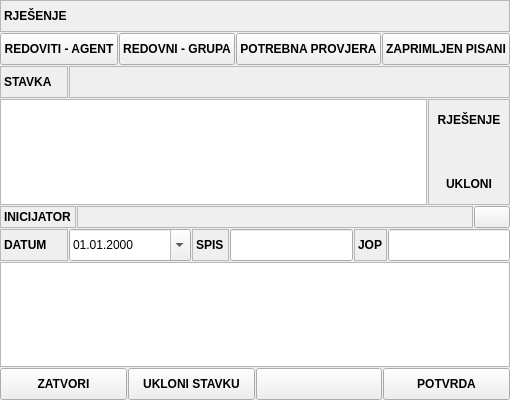
       <widget class="QFrame" name="frame_6">
        <property name="frameShape">
         <enum>QFrame::NoFrame</enum>
        </property>
        <property name="frameShadow">
         <enum>QFrame::Raised</enum>
        </property>
        <layout class="QVBoxLayout" name="verticalLayout_5">
         <property name="spacing">
          <number>1</number>
         </property>
         <property name="leftMargin">
          <number>0</number>
         </property>
         <property name="topMargin">
          <number>0</number>
         </property>
         <property name="rightMargin">
          <number>0</number>
         </property>
         <property name="bottomMargin">
          <number>0</number>
         </property>
         <item>
          <widget class="QFrame" name="frame_35">
           <property name="frameShape">
            <enum>QFrame::NoFrame</enum>
           </property>
           <property name="frameShadow">
            <enum>QFrame::Raised</enum>
           </property>
           <layout class="QHBoxLayout" name="horizontalLayout_30">
            <property name="spacing">
             <number>0</number>
            </property>
            <property name="leftMargin">
             <number>0</number>
            </property>
            <property name="topMargin">
             <number>0</number>
            </property>
            <property name="rightMargin">
             <number>0</number>
            </property>
            <property name="bottomMargin">
             <number>0</number>
            </property>
            <item>
             <widget class="QLabel" name="lblRjesenjeTitle">
              <property name="sizePolicy">
               <sizepolicy hsizetype="Preferred" vsizetype="Preferred">
                <horstretch>0</horstretch>
                <verstretch>0</verstretch>
               </sizepolicy>
              </property>
              <property name="minimumSize">
               <size>
                <width>125</width>
                <height>32</height>
               </size>
              </property>
              <property name="font">
               <font>
                <weight>75</weight>
                <bold>true</bold>
               </font>
              </property>
              <property name="toolTip">
               <string>Poziv Na Broj</string>
              </property>
              <property name="frameShape">
               <enum>QFrame::StyledPanel</enum>
              </property>
              <property name="text">
               <string>RJEŠENJE</string>
              </property>
             </widget>
            </item>
           </layout>
          </widget>
         </item>
         <item>
          <widget class="QFrame" name="frame_31">
           <property name="frameShape">
            <enum>QFrame::NoFrame</enum>
           </property>
           <property name="frameShadow">
            <enum>QFrame::Raised</enum>
           </property>
           <layout class="QHBoxLayout" name="horizontalLayout_21">
            <property name="spacing">
             <number>1</number>
            </property>
            <property name="leftMargin">
             <number>0</number>
            </property>
            <property name="topMargin">
             <number>0</number>
            </property>
            <property name="rightMargin">
             <number>0</number>
            </property>
            <property name="bottomMargin">
             <number>0</number>
            </property>
            <item>
             <widget class="QPushButton" name="btnRedovitiAgent">
              <property name="minimumSize">
               <size>
                <width>0</width>
                <height>32</height>
               </size>
              </property>
              <property name="font">
               <font>
                <weight>75</weight>
                <bold>true</bold>
               </font>
              </property>
              <property name="cursor">
               <cursorShape>PointingHandCursor</cursorShape>
              </property>
              <property name="text">
               <string>REDOVITI - AGENT</string>
              </property>
              <property name="autoExclusive">
               <bool>true</bool>
              </property>
             </widget>
            </item>
            <item>
             <widget class="QPushButton" name="btnRedovniGrupa">
              <property name="minimumSize">
               <size>
                <width>0</width>
                <height>32</height>
               </size>
              </property>
              <property name="font">
               <font>
                <weight>75</weight>
                <bold>true</bold>
               </font>
              </property>
              <property name="cursor">
               <cursorShape>PointingHandCursor</cursorShape>
              </property>
              <property name="text">
               <string>REDOVNI - GRUPA</string>
              </property>
              <property name="autoExclusive">
               <bool>true</bool>
              </property>
             </widget>
            </item>
            <item>
             <widget class="QPushButton" name="pushButton_5">
              <property name="minimumSize">
               <size>
                <width>0</width>
                <height>32</height>
               </size>
              </property>
              <property name="font">
               <font>
                <weight>75</weight>
                <bold>true</bold>
               </font>
              </property>
              <property name="cursor">
               <cursorShape>PointingHandCursor</cursorShape>
              </property>
              <property name="text">
               <string>POTREBNA PROVJERA</string>
              </property>
              <property name="autoExclusive">
               <bool>true</bool>
              </property>
             </widget>
            </item>
            <item>
             <widget class="QPushButton" name="btnZaprimljenPisani">
              <property name="minimumSize">
               <size>
                <width>0</width>
                <height>32</height>
               </size>
              </property>
              <property name="font">
               <font>
                <weight>75</weight>
                <bold>true</bold>
               </font>
              </property>
              <property name="cursor">
               <cursorShape>PointingHandCursor</cursorShape>
              </property>
              <property name="text">
               <string>ZAPRIMLJEN PISANI</string>
              </property>
              <property name="autoExclusive">
               <bool>true</bool>
              </property>
             </widget>
            </item>
           </layout>
          </widget>
         </item>
         <item>
          <widget class="QFrame" name="frame_25">
           <property name="frameShape">
            <enum>QFrame::NoFrame</enum>
           </property>
           <property name="frameShadow">
            <enum>QFrame::Raised</enum>
           </property>
           <layout class="QHBoxLayout" name="horizontalLayout_22">
            <property name="spacing">
             <number>1</number>
            </property>
            <property name="leftMargin">
             <number>0</number>
            </property>
            <property name="topMargin">
             <number>0</number>
            </property>
            <property name="rightMargin">
             <number>0</number>
            </property>
            <property name="bottomMargin">
             <number>0</number>
            </property>
            <item>
             <widget class="QLabel" name="lblNetoTitle_4">
              <property name="sizePolicy">
               <sizepolicy hsizetype="Maximum" vsizetype="Preferred">
                <horstretch>0</horstretch>
                <verstretch>0</verstretch>
               </sizepolicy>
              </property>
              <property name="minimumSize">
               <size>
                <width>68</width>
                <height>32</height>
               </size>
              </property>
              <property name="font">
               <font>
                <weight>75</weight>
                <bold>true</bold>
               </font>
              </property>
              <property name="toolTip">
               <string>Poziv Na Broj</string>
              </property>
              <property name="frameShape">
               <enum>QFrame::StyledPanel</enum>
              </property>
              <property name="text">
               <string>STAVKA</string>
              </property>
             </widget>
            </item>
            <item>
             <widget class="QLabel" name="lblNeto_4">
              <property name="font">
               <font>
                <weight>75</weight>
                <bold>true</bold>
               </font>
              </property>
              <property name="frameShape">
               <enum>QFrame::StyledPanel</enum>
              </property>
              <property name="text">
               <string/>
              </property>
              <property name="alignment">
               <set>Qt::AlignCenter</set>
              </property>
             </widget>
            </item>
           </layout>
          </widget>
         </item>
         <item>
          <widget class="QFrame" name="frame_30">
           <property name="frameShape">
            <enum>QFrame::NoFrame</enum>
           </property>
           <property name="frameShadow">
            <enum>QFrame::Raised</enum>
           </property>
           <layout class="QHBoxLayout" name="horizontalLayout_26">
            <property name="spacing">
             <number>1</number>
            </property>
            <property name="leftMargin">
             <number>0</number>
            </property>
            <property name="topMargin">
             <number>0</number>
            </property>
            <property name="rightMargin">
             <number>0</number>
            </property>
            <property name="bottomMargin">
             <number>0</number>
            </property>
            <item>
             <widget class="QFrame" name="frame_32">
              <property name="frameShape">
               <enum>QFrame::NoFrame</enum>
              </property>
              <property name="frameShadow">
               <enum>QFrame::Raised</enum>
              </property>
              <layout class="QHBoxLayout" name="horizontalLayout_27">
               <property name="spacing">
                <number>0</number>
               </property>
               <property name="leftMargin">
                <number>0</number>
               </property>
               <property name="topMargin">
                <number>0</number>
               </property>
               <property name="rightMargin">
                <number>0</number>
               </property>
               <property name="bottomMargin">
                <number>0</number>
               </property>
               <item>
                <widget class="QTreeWidget" name="treeWidget">
                 <property name="sizePolicy">
                  <sizepolicy hsizetype="Preferred" vsizetype="Fixed">
                   <horstretch>0</horstretch>
                   <verstretch>0</verstretch>
                  </sizepolicy>
                 </property>
                 <property name="maximumSize">
                  <size>
                   <width>16777215</width>
                   <height>106</height>
                  </size>
                 </property>
                 <attribute name="headerVisible">
                  <bool>false</bool>
                 </attribute>
                 <column>
                  <property name="text">
                   <string notr="true">1</string>
                  </property>
                 </column>
                </widget>
               </item>
              </layout>
             </widget>
            </item>
            <item>
             <widget class="QFrame" name="frame_33">
              <property name="sizePolicy">
               <sizepolicy hsizetype="Maximum" vsizetype="Preferred">
                <horstretch>0</horstretch>
                <verstretch>0</verstretch>
               </sizepolicy>
              </property>
              <property name="frameShape">
               <enum>QFrame::StyledPanel</enum>
              </property>
              <property name="frameShadow">
               <enum>QFrame::Raised</enum>
              </property>
              <layout class="QVBoxLayout" name="verticalLayout_6">
               <property name="spacing">
                <number>1</number>
               </property>
               <property name="leftMargin">
                <number>0</number>
               </property>
               <property name="topMargin">
                <number>0</number>
               </property>
               <property name="rightMargin">
                <number>0</number>
               </property>
               <property name="bottomMargin">
                <number>0</number>
               </property>
               <item>
                <widget class="QPushButton" name="pushButton_4">
                 <property name="font">
                  <font>
                   <weight>75</weight>
                   <bold>true</bold>
                  </font>
                 </property>
                 <property name="cursor">
                  <cursorShape>PointingHandCursor</cursorShape>
                 </property>
                 <property name="autoFillBackground">
                  <bool>false</bool>
                 </property>
                 <property name="text">
                  <string>RJEŠENJE</string>
                 </property>
                 <property name="icon">
                  <iconset resource="../../../resources/DonatForm.qrc">
                   <normaloff>:/InDonat/Forms/images/ctxwiz_cls.gif</normaloff>:/InDonat/Forms/images/ctxwiz_cls.gif</iconset>
                 </property>
                 <property name="checkable">
                  <bool>false</bool>
                 </property>
                 <property name="autoDefault">
                  <bool>true</bool>
                 </property>
                 <property name="flat">
                  <bool>true</bool>
                 </property>
                </widget>
               </item>
               <item>
                <widget class="QPushButton" name="pushButton">
                 <property name="cursor">
                  <cursorShape>ArrowCursor</cursorShape>
                 </property>
                 <property name="flat">
                  <bool>true</bool>
                 </property>
                </widget>
               </item>
               <item>
                <widget class="QPushButton" name="pushButton_3">
                 <property name="font">
                  <font>
                   <weight>75</weight>
                   <bold>true</bold>
                  </font>
                 </property>
                 <property name="cursor">
                  <cursorShape>PointingHandCursor</cursorShape>
                 </property>
                 <property name="autoFillBackground">
                  <bool>false</bool>
                 </property>
                 <property name="text">
                  <string>UKLONI</string>
                 </property>
                 <property name="icon">
                  <iconset resource="../../../resources/DonatForm.qrc">
                   <normaloff>:/InDonat/Forms/images/DEL.GIF</normaloff>:/InDonat/Forms/images/DEL.GIF</iconset>
                 </property>
                 <property name="checkable">
                  <bool>false</bool>
                 </property>
                 <property name="autoDefault">
                  <bool>true</bool>
                 </property>
                 <property name="flat">
                  <bool>true</bool>
                 </property>
                </widget>
               </item>
              </layout>
             </widget>
            </item>
           </layout>
          </widget>
         </item>
         <item>
          <widget class="QFrame" name="frame_26">
           <property name="frameShape">
            <enum>QFrame::NoFrame</enum>
           </property>
           <property name="frameShadow">
            <enum>QFrame::Raised</enum>
           </property>
           <layout class="QHBoxLayout" name="horizontalLayout_24">
            <property name="spacing">
             <number>1</number>
            </property>
            <property name="leftMargin">
             <number>0</number>
            </property>
            <property name="topMargin">
             <number>0</number>
            </property>
            <property name="rightMargin">
             <number>0</number>
            </property>
            <property name="bottomMargin">
             <number>0</number>
            </property>
            <item>
             <widget class="QLabel" name="lblNetoTitle_5">
              <property name="sizePolicy">
               <sizepolicy hsizetype="Maximum" vsizetype="Preferred">
                <horstretch>0</horstretch>
                <verstretch>0</verstretch>
               </sizepolicy>
              </property>
              <property name="font">
               <font>
                <weight>75</weight>
                <bold>true</bold>
               </font>
              </property>
              <property name="toolTip">
               <string>Poziv Na Broj</string>
              </property>
              <property name="frameShape">
               <enum>QFrame::StyledPanel</enum>
              </property>
              <property name="text">
               <string>INICIJATOR</string>
              </property>
             </widget>
            </item>
            <item>
             <widget class="QLabel" name="lblNeto_5">
              <property name="font">
               <font>
                <weight>75</weight>
                <bold>true</bold>
               </font>
              </property>
              <property name="frameShape">
               <enum>QFrame::StyledPanel</enum>
              </property>
              <property name="text">
               <string/>
              </property>
              <property name="alignment">
               <set>Qt::AlignCenter</set>
              </property>
             </widget>
            </item>
            <item>
             <widget class="QPushButton" name="btnIznosNaRacunuClear_2">
              <property name="sizePolicy">
               <sizepolicy hsizetype="Maximum" vsizetype="Fixed">
                <horstretch>0</horstretch>
                <verstretch>0</verstretch>
               </sizepolicy>
              </property>
              <property name="maximumSize">
               <size>
                <width>36</width>
                <height>16777215</height>
               </size>
              </property>
              <property name="cursor">
               <cursorShape>PointingHandCursor</cursorShape>
              </property>
              <property name="toolTip">
               <string>Filter</string>
              </property>
              <property name="icon">
               <iconset resource="../../../resources/DonatForm.qrc">
                <normaloff>:/InDonat/Forms/images/lista.gif</normaloff>:/InDonat/Forms/images/lista.gif</iconset>
              </property>
              <property name="autoExclusive">
               <bool>true</bool>
              </property>
             </widget>
            </item>
           </layout>
          </widget>
         </item>
         <item>
          <widget class="QFrame" name="frame_29">
           <property name="frameShape">
            <enum>QFrame::NoFrame</enum>
           </property>
           <property name="frameShadow">
            <enum>QFrame::Raised</enum>
           </property>
           <layout class="QHBoxLayout" name="horizontalLayout_25">
            <property name="spacing">
             <number>1</number>
            </property>
            <property name="leftMargin">
             <number>0</number>
            </property>
            <property name="topMargin">
             <number>0</number>
            </property>
            <property name="rightMargin">
             <number>0</number>
            </property>
            <property name="bottomMargin">
             <number>0</number>
            </property>
            <item>
             <widget class="QLabel" name="lblNetoTitle_6">
              <property name="sizePolicy">
               <sizepolicy hsizetype="Maximum" vsizetype="Preferred">
                <horstretch>0</horstretch>
                <verstretch>0</verstretch>
               </sizepolicy>
              </property>
              <property name="minimumSize">
               <size>
                <width>68</width>
                <height>0</height>
               </size>
              </property>
              <property name="font">
               <font>
                <weight>75</weight>
                <bold>true</bold>
               </font>
              </property>
              <property name="toolTip">
               <string>Poziv Na Broj</string>
              </property>
              <property name="frameShape">
               <enum>QFrame::StyledPanel</enum>
              </property>
              <property name="text">
               <string>DATUM</string>
              </property>
             </widget>
            </item>
            <item>
             <widget class="QDateEdit" name="dateDatum">
              <property name="minimumSize">
               <size>
                <width>0</width>
                <height>32</height>
               </size>
              </property>
              <property name="displayFormat">
               <string>dd.MM.yyyy</string>
              </property>
              <property name="calendarPopup">
               <bool>true</bool>
              </property>
             </widget>
            </item>
            <item>
             <widget class="QLabel" name="lblNetoTitle_7">
              <property name="sizePolicy">
               <sizepolicy hsizetype="Maximum" vsizetype="Preferred">
                <horstretch>0</horstretch>
                <verstretch>0</verstretch>
               </sizepolicy>
              </property>
              <property name="font">
               <font>
                <weight>75</weight>
                <bold>true</bold>
               </font>
              </property>
              <property name="toolTip">
               <string>Poziv Na Broj</string>
              </property>
              <property name="frameShape">
               <enum>QFrame::StyledPanel</enum>
              </property>
              <property name="text">
               <string>SPIS</string>
              </property>
             </widget>
            </item>
            <item>
             <widget class="QLineEdit" name="lineEdit_3">
              <property name="sizePolicy">
               <sizepolicy hsizetype="Preferred" vsizetype="Preferred">
                <horstretch>0</horstretch>
                <verstretch>0</verstretch>
               </sizepolicy>
              </property>
              <property name="maximumSize">
               <size>
                <width>140</width>
                <height>16777215</height>
               </size>
              </property>
             </widget>
            </item>
            <item>
             <widget class="QLabel" name="lblNetoTitle_8">
              <property name="sizePolicy">
               <sizepolicy hsizetype="Maximum" vsizetype="Preferred">
                <horstretch>0</horstretch>
                <verstretch>0</verstretch>
               </sizepolicy>
              </property>
              <property name="font">
               <font>
                <weight>75</weight>
                <bold>true</bold>
               </font>
              </property>
              <property name="toolTip">
               <string>Poziv Na Broj</string>
              </property>
              <property name="frameShape">
               <enum>QFrame::StyledPanel</enum>
              </property>
              <property name="text">
               <string>JOP</string>
              </property>
             </widget>
            </item>
            <item>
             <widget class="QLineEdit" name="lineEdit_4">
              <property name="sizePolicy">
               <sizepolicy hsizetype="Preferred" vsizetype="Preferred">
                <horstretch>0</horstretch>
                <verstretch>0</verstretch>
               </sizepolicy>
              </property>
              <property name="maximumSize">
               <size>
                <width>140</width>
                <height>16777215</height>
               </size>
              </property>
             </widget>
            </item>
           </layout>
          </widget>
         </item>
         <item>
          <widget class="QFrame" name="frame_28">
           <property name="frameShape">
            <enum>QFrame::NoFrame</enum>
           </property>
           <property name="frameShadow">
            <enum>QFrame::Raised</enum>
           </property>
           <layout class="QHBoxLayout" name="horizontalLayout_28">
            <property name="spacing">
             <number>0</number>
            </property>
            <property name="leftMargin">
             <number>0</number>
            </property>
            <property name="topMargin">
             <number>0</number>
            </property>
            <property name="rightMargin">
             <number>0</number>
            </property>
            <property name="bottomMargin">
             <number>0</number>
            </property>
            <item>
             <widget class="QTreeWidget" name="treeWidget_2">
              <property name="sizePolicy">
               <sizepolicy hsizetype="Preferred" vsizetype="Fixed">
                <horstretch>0</horstretch>
                <verstretch>0</verstretch>
               </sizepolicy>
              </property>
              <property name="maximumSize">
               <size>
                <width>16777215</width>
                <height>105</height>
               </size>
              </property>
              <attribute name="headerVisible">
               <bool>false</bool>
              </attribute>
              <column>
               <property name="text">
                <string notr="true">1</string>
               </property>
              </column>
             </widget>
            </item>
           </layout>
          </widget>
         </item>
         <item>
          <widget class="QFrame" name="frame_27">
           <property name="frameShape">
            <enum>QFrame::NoFrame</enum>
           </property>
           <property name="frameShadow">
            <enum>QFrame::Raised</enum>
           </property>
           <layout class="QHBoxLayout" name="horizontalLayout_23">
            <property name="spacing">
             <number>1</number>
            </property>
            <property name="leftMargin">
             <number>0</number>
            </property>
            <property name="topMargin">
             <number>0</number>
            </property>
            <property name="rightMargin">
             <number>0</number>
            </property>
            <property name="bottomMargin">
             <number>0</number>
            </property>
            <item>
             <widget class="QPushButton" name="btnZatvori">
              <property name="minimumSize">
               <size>
                <width>0</width>
                <height>32</height>
               </size>
              </property>
              <property name="font">
               <font>
                <weight>75</weight>
                <bold>true</bold>
               </font>
              </property>
              <property name="cursor">
               <cursorShape>PointingHandCursor</cursorShape>
              </property>
              <property name="text">
               <string>ZATVORI</string>
              </property>
              <property name="icon">
               <iconset resource="../../../resources/DonatForm.qrc">
                <normaloff>:/InDonat/Forms/images/CLOSE.GIF</normaloff>:/InDonat/Forms/images/CLOSE.GIF</iconset>
              </property>
             </widget>
            </item>
            <item>
             <widget class="QPushButton" name="btnUkloniStavku">
              <property name="minimumSize">
               <size>
                <width>0</width>
                <height>32</height>
               </size>
              </property>
              <property name="font">
               <font>
                <weight>75</weight>
                <bold>true</bold>
               </font>
              </property>
              <property name="cursor">
               <cursorShape>PointingHandCursor</cursorShape>
              </property>
              <property name="text">
               <string>UKLONI STAVKU</string>
              </property>
              <property name="icon">
               <iconset resource="../../../resources/DonatForm.qrc">
                <normaloff>:/InDonat/Forms/images/DEL.GIF</normaloff>:/InDonat/Forms/images/DEL.GIF</iconset>
              </property>
             </widget>
            </item>
            <item>
             <widget class="QPushButton" name="btnEmpty2">
              <property name="minimumSize">
               <size>
                <width>0</width>
                <height>32</height>
               </size>
              </property>
             </widget>
            </item>
            <item>
             <widget class="QPushButton" name="btnPotvrda">
              <property name="minimumSize">
               <size>
                <width>0</width>
                <height>32</height>
               </size>
              </property>
              <property name="font">
               <font>
                <weight>75</weight>
                <bold>true</bold>
               </font>
              </property>
              <property name="cursor">
               <cursorShape>PointingHandCursor</cursorShape>
              </property>
              <property name="text">
               <string>POTVRDA</string>
              </property>
              <property name="icon">
               <iconset resource="../../../resources/DonatForm.qrc">
                <normaloff>:/InDonat/Forms/images/OK.gif</normaloff>:/InDonat/Forms/images/OK.gif</iconset>
              </property>
             </widget>
            </item>
           </layout>
          </widget>
         </item>
        </layout>
       </widget>
